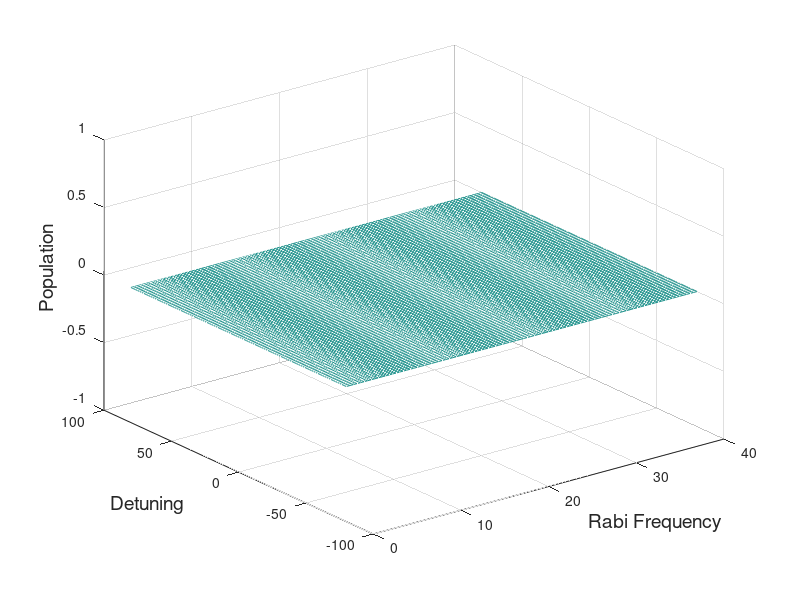

The MATLAB source for this figure:
clc
close all
FWHM=3*10^-1;
u=2*pi;

alpha=log(2)/(FWHM)^2;

N=100;
P=[1,0;0,0];
D=linspace(-80,80,N);
E=linspace(0,40,N);
t=linspace(0,0.5,N);
dt=t(2)-t(1);
p=zeros(N,N);
Ham=zeros(2,2,N,N);
for i=1:N
    P(:,:,i)=[1,0;0,0];
    Del(:,:,i)=[D(i),0;0,0];
    H(:,:,i)=[0,u/2;u/2,0];
end
for i=1:N-1
    H(:,:,:,i+1)=H(:,:,:,1).*exp(-alpha*t(i)^2);
    Del(:,:,:,i+1)=Del(:,:,:,i);
end  
for j=1:N
    Ham=Del + E(j).*H;
    
   for i=1:N
    
      
      
      
      K1=1i.*(P(:,:,:,i).*Ham(:,:,:,i)-Ham(:,:,:,i).*P(:,:,:,i)).*dt;
      K2=1i.*((P(:,:,:,i)+0.5.*K1).*Ham(:,:,:,i)-Ham(:,:,:,i).*(P(:,:,:,i)+0.5.*K1)).*dt;
      K3=1i.*((P(:,:,i)+0.5.*K2).*Ham(:,:,:,i)-Ham(:,:,:,i).*(P(:,:,:,i)+0.5.*K2)).*dt;
      K4=1i.*((P(:,:,:,i)+K3).*Ham(:,:,:,i)-Ham(:,:,:,i).*(P(:,:,:,i)+K3)).*dt;
   
      P(:,:,:,i+1) = P(:,:,:,i)+((K1+2.*(K2+K3)+K4)./6);
      H(:,:,i);
   end
   p(:,j)=P(2,2,:,N);
   p(1,j);
end
[X,Y]=meshgrid(E,D);
figure(1)
mesh(X,Y,abs(p));

xlabel('Rabi Frequency','fontSize',14);
ylabel('Detuning', 'fontSize',14);
zlabel('Population','fontsize',14)

